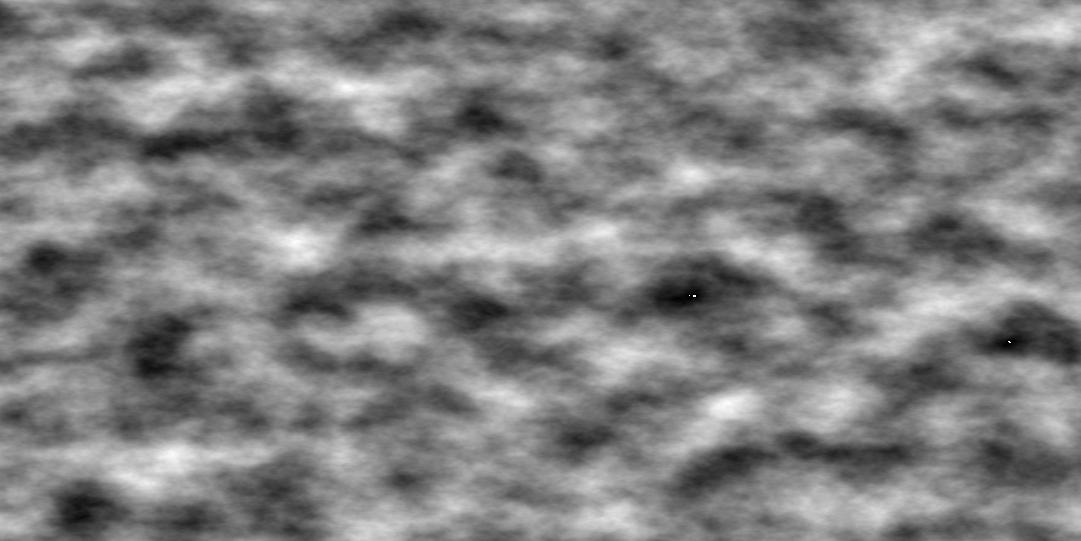

Recreate this plot in Python.
import noise
import numpy as np
from PIL import Image


class Config:
    blue = [0, 199, 254]
    first_year_ice = [0, 200, 161]
    young_ice = [247, 8, 249]
    old_ice = [144, 0, 1]
    nilas_ice = [9, 104, 245]
    fast_ice = [255, 250, 250]
    ice_field = [185, 177, 177]


def show_image(world):
    img = np.floor((world + .5) * 255).astype(np.uint8)
    Image.fromarray(img, mode='L').save("test.jpg")


def add_color(world):

    color_world = np.zeros(world.shape + (3,))
    for y in range(world.shape[0]):
        for x in range(world.shape[1]):
            if world[y][x] < -0.05:
                color_world[y][x] = Config.blue

            elif world[y][x] < -0.04:
                color_world[y][x] = Config.ice_field

            elif world[y][x] < -0.03:
                color_world[y][x] = Config.fast_ice

            elif world[y][x] < -0.01:
                color_world[y][x] = Config.nilas_ice

            elif world[y][x] < 0:
                color_world[y][x] = Config.young_ice

            elif world[y][x] < .20:
                color_world[y][x] = Config.first_year_ice

            elif world[y][x] < 1.0:
                color_world[y][x] = Config.old_ice

    return color_world


def create_ice(map_):
    width = len(map_)
    length = len(map_[0])
    shape = (length, width)
    scale = .1
    octaves = 6
    persistence = 0.5
    lacunarity = 2.0
    seed = np.random.randint(0, 100)

    x_idx = np.linspace(0, 1, shape[0])
    y_idx = np.linspace(0, 1, shape[1])
    world_x, world_y = np.meshgrid(x_idx, y_idx)

    world = np.vectorize(noise.pnoise2)(world_x / scale,
                                        world_y / scale,
                                        octaves=octaves,
                                        persistence=persistence,
                                        lacunarity=lacunarity,
                                        repeatx=shape[0],
                                        repeaty=shape[1],
                                        base=seed)

    color_world = add_color(world)

    for y in range(width):
        for x in range(length):
            if color_world[y, x][0] == Config.old_ice[0] \
                    and color_world[y, x][1] == Config.old_ice[1] \
                    and color_world[y, x][2] == Config.old_ice[2]:
                map_[y][x]["type_of_ice"] = "old_ice"

            elif color_world[y, x][0] == Config.young_ice[0] \
                    and color_world[y, x][1] == Config.young_ice[1] \
                    and color_world[y, x][2] == Config.young_ice[2]:
                map_[y][x]["type_of_ice"] = "young_ice"

            elif color_world[y, x][0] == Config.first_year_ice[0] \
                    and color_world[y, x][1] == Config.first_year_ice[1] \
                    and color_world[y, x][2] == Config.first_year_ice[2]:
                map_[y][x]["type_of_ice"] = "first_year_ice"

            elif color_world[y, x][0] == Config.nilas_ice[0] \
                    and color_world[y, x][1] == Config.nilas_ice[1] \
                    and color_world[y, x][2] == Config.nilas_ice[2]:
                map_[y][x]["type_of_ice"] = "nilas_ice"

            elif color_world[y, x][0] == Config.fast_ice[0] \
                    and color_world[y, x][1] == Config.fast_ice[1] \
                    and color_world[y, x][2] == Config.fast_ice[2]:
                map_[y][x]["type_of_ice"] = "fast_ice"

            elif color_world[y, x][0] == Config.ice_field[0] \
                    and color_world[y, x][1] == Config.ice_field[1] \
                    and color_world[y, x][2] == Config.ice_field[2]:
                map_[y][x]["type_of_ice"] = "ice_field"

    return map_
